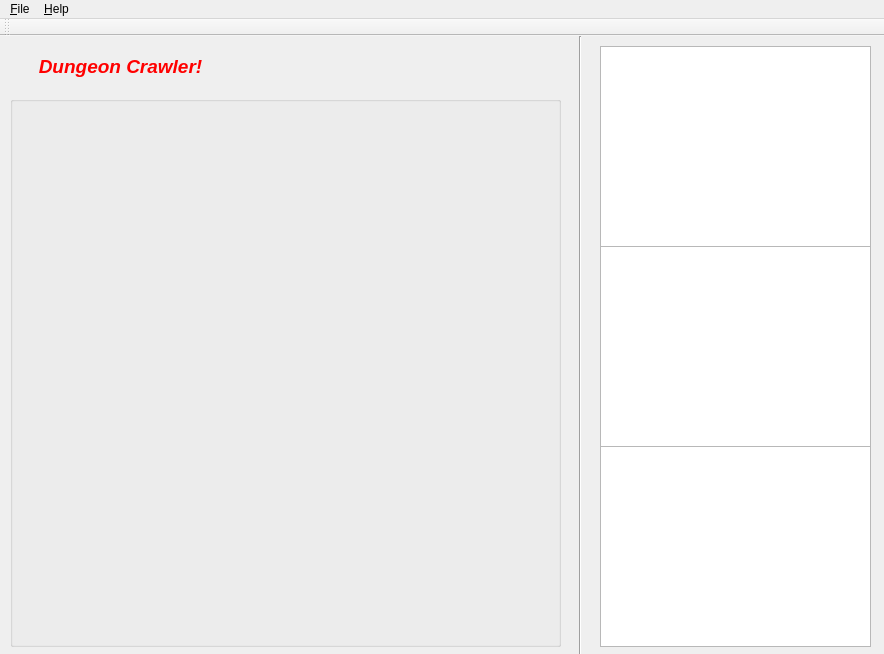
<?xml version="1.0" encoding="UTF-8"?>
<ui version="4.0">
 <class>MainWindow</class>
 <widget class="QMainWindow" name="MainWindow">
  <property name="geometry">
   <rect>
    <x>0</x>
    <y>0</y>
    <width>884</width>
    <height>654</height>
   </rect>
  </property>
  <property name="windowTitle">
   <string>Dungeon Crawler</string>
  </property>
  <widget class="QWidget" name="centralWidget">
   <widget class="QGroupBox" name="groupBox">
    <property name="geometry">
     <rect>
      <x>10</x>
      <y>60</y>
      <width>551</width>
      <height>551</height>
     </rect>
    </property>
    <property name="title">
     <string/>
    </property>
    <widget class="QWidget" name="gridLayoutWidget">
     <property name="geometry">
      <rect>
       <x>20</x>
       <y>20</y>
       <width>511</width>
       <height>511</height>
      </rect>
     </property>
     <layout class="QGridLayout" name="gridLayout"/>
    </widget>
   </widget>
   <widget class="Line" name="line">
    <property name="geometry">
     <rect>
      <x>570</x>
      <y>0</y>
      <width>20</width>
      <height>621</height>
     </rect>
    </property>
    <property name="orientation">
     <enum>Qt::Vertical</enum>
    </property>
   </widget>
   <widget class="QTextBrowser" name="textBrowser">
    <property name="enabled">
     <bool>true</bool>
    </property>
    <property name="geometry">
     <rect>
      <x>600</x>
      <y>410</y>
      <width>271</width>
      <height>201</height>
     </rect>
    </property>
   </widget>
   <widget class="QLabel" name="titleText">
    <property name="geometry">
     <rect>
      <x>10</x>
      <y>0</y>
      <width>221</width>
      <height>61</height>
     </rect>
    </property>
    <property name="text">
     <string>&lt;html&gt;&lt;head/&gt;&lt;body&gt;&lt;p align=&quot;center&quot;&gt;&lt;span style=&quot; font-size:14pt; font-weight:600; font-style:italic; color:#ff0000;&quot;&gt;Dungeon Crawler!&lt;/span&gt;&lt;/p&gt;&lt;/body&gt;&lt;/html&gt;</string>
    </property>
   </widget>
   <widget class="QTextBrowser" name="statBrowser">
    <property name="enabled">
     <bool>true</bool>
    </property>
    <property name="geometry">
     <rect>
      <x>600</x>
      <y>10</y>
      <width>271</width>
      <height>201</height>
     </rect>
    </property>
   </widget>
   <widget class="QListWidget" name="invList">
    <property name="geometry">
     <rect>
      <x>600</x>
      <y>210</y>
      <width>271</width>
      <height>201</height>
     </rect>
    </property>
   </widget>
  </widget>
  <widget class="QMenuBar" name="menuBar">
   <property name="geometry">
    <rect>
     <x>0</x>
     <y>0</y>
     <width>884</width>
     <height>21</height>
    </rect>
   </property>
   <widget class="QMenu" name="menu_File">
    <property name="title">
     <string>&amp;File</string>
    </property>
    <addaction name="action_New"/>
    <addaction name="separator"/>
    <addaction name="actionE_xit"/>
   </widget>
   <widget class="QMenu" name="menu_Help">
    <property name="title">
     <string>&amp;Help</string>
    </property>
    <addaction name="action_Help_Dialog"/>
    <addaction name="action_About"/>
   </widget>
   <addaction name="menu_File"/>
   <addaction name="menu_Help"/>
  </widget>
  <widget class="QToolBar" name="mainToolBar">
   <attribute name="toolBarArea">
    <enum>TopToolBarArea</enum>
   </attribute>
   <attribute name="toolBarBreak">
    <bool>false</bool>
   </attribute>
  </widget>
  <action name="action_Help_Dialog">
   <property name="text">
    <string>&amp;Help Dialog</string>
   </property>
   <property name="shortcut">
    <string>F1</string>
   </property>
  </action>
  <action name="action_About">
   <property name="text">
    <string>&amp;About</string>
   </property>
  </action>
  <action name="action_New">
   <property name="text">
    <string>&amp;New</string>
   </property>
   <property name="shortcut">
    <string>Ctrl+N</string>
   </property>
  </action>
  <action name="actionE_xit">
   <property name="text">
    <string>E&amp;xit</string>
   </property>
   <property name="shortcut">
    <string>Ctrl+Q</string>
   </property>
  </action>
 </widget>
 <layoutdefault spacing="6" margin="11"/>
 <resources/>
 <connections/>
</ui>
